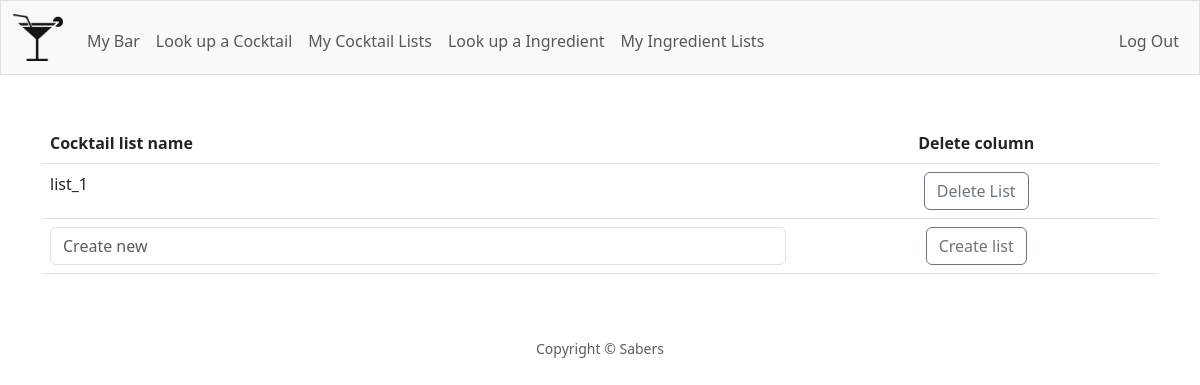
The app's page /cocktail_lists (signed in), older data.
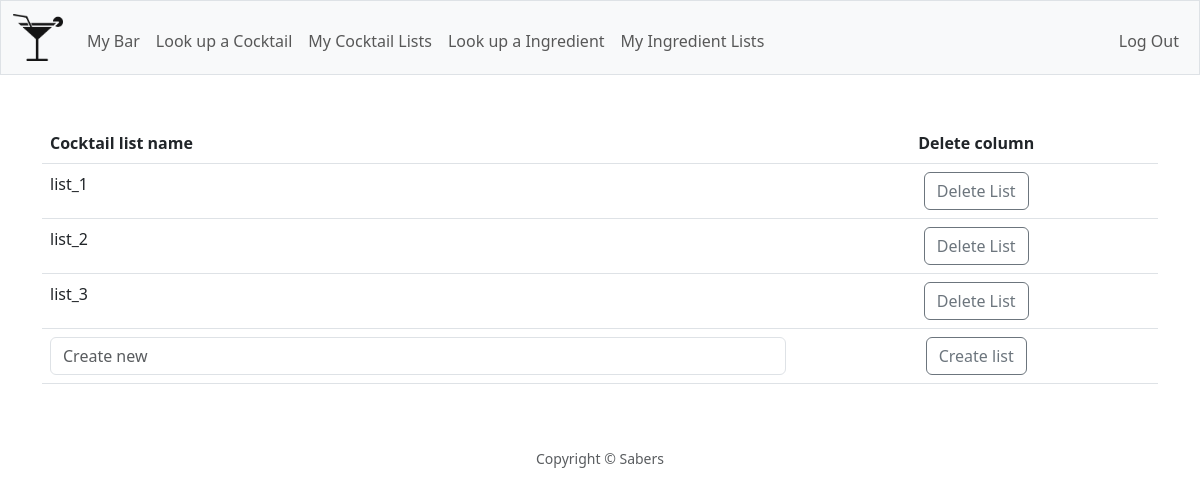
The same page, newer data.
### tables this page shows
CREATE TABLE "list_names" (
	"id"	INTEGER NOT NULL UNIQUE,
	"user_id"	INTEGER NOT NULL,
	"category"	TEXT NOT NULL,
	"name"	TEXT NOT NULL UNIQUE,
	PRIMARY KEY("id" AUTOINCREMENT),
	FOREIGN KEY("user_id") REFERENCES "users"("id")
);

### app.py (the view)
@app.route("/cocktail_lists")
@login_required
def cocktail_lists():
    my_cocktail_lists = db.execute("SELECT * FROM list_names WHERE user_id = ? AND category = 'cocktail'", session["user_id"])
    return render_template("cocktail_lists.html", my_cocktail_lists=my_cocktail_lists)

### app.py (called while the page is built)
@app.after_request
def after_request(response):
    response.headers["Cache-Control"] = "no-cache, no-store, must-revalidate"
    response.headers["Expires"] = 0
    response.headers["Pragma"] = "no-cache"
    return response

### helpers.py (called while the page is built)
def login_required(f):
    @wraps(f)
    def decorated_function(*args, **kwargs):
        if session.get("user_id") is None:
            return redirect("/login")
        return f(*args, **kwargs)
    return decorated_function

### templates/cocktail_lists.html (shortened to what this page needs)
{% extends "layout.html" %}
{% block main %}
    {% if my_cocktail_lists %}
        <table class="table text-start">
            <thead>
                <tr>
                    <th>Cocktail list name</th>
                    <th class="text-center">Delete column</th>
                </tr>
            </thead>
            <tbody>
                {% for list_item in my_cocktail_lists %}
                    <tr>
                        <td>{{ list_item["name"] }}</td>
                        <td class="text-center">
                            <form action="/delete_list" method="post">
                                <button class="btn btn-outline-secondary" type="submit" name="delete_item" value="{{ list_item['name'] }}">Delete List</button>
                            </form>
                        </td>
                    </tr>
                {% endfor %}
                    <tr class="text-center">
                        <form action="/create_list" method="post">
                            <td>
                                <input type="text" class="form-control" placeholder="Create new" aria-label="Type list name" aria-describedby="button-addon2" name="list_name">
                            </td>
                            <td>
                                <button class="btn btn-outline-secondary" type="submit" id="button-addon2">Create list</button>
                            </td>
                        </form>
                    </tr>
            </tbody>
        </table>
    {% endif %}
{% endblock %}

### templates/layout.html (shortened to what this page needs)
<!DOCTYPE html>
<html>
    <head>
        <link href="https://cdn.jsdelivr.net/npm/bootstrap@5.3.0-alpha1/dist/css/bootstrap.min.css" rel="stylesheet">
        <link href="/static/styles.css" rel="stylesheet">
    </head>
    <body>
        <nav class="bg-light border navbar navbar-expand-md navbar-light">
            <div class="container-fluid">
                <a class="navbar-brand" href="/"><img src="/static/cocktail_logo.png" width="50px"></a>
                <div class="collapse navbar-collapse" id="navbar">
                    {% if session["user_id"] %}
                        <ul class="navbar-nav me-auto mt-2">
                            <li class="nav-item"><a class="nav-link" href="/my_bar">My Bar</a></li>
                            <li class="nav-item"><a class="nav-link" href="/cocktail_lookup">Look up a Cocktail</a></li>
                            <li class="nav-item"><a class="nav-link" href="/cocktail_lists">My Cocktail Lists</a></li>
                            <li class="nav-item"><a class="nav-link" href="/ingredient_lookup">Look up a Ingredient</a></li>
                            <li class="nav-item"><a class="nav-link" href="/ingredient_list">My Ingredient Lists</a></li>
                        </ul>
                        <ul class="navbar-nav ms-auto mt-2">
                            <li class="nav-item"><a class="nav-link" href="/logout">Log Out</a></li>
                        </ul>
                    {% else %}
                        <ul class="navbar-nav ms-auto mt-2">
                            <li class="nav-item"><a class="nav-link" href="/register">Register</a></li>
                            <li class="nav-item"><a class="nav-link" href="/login">Log In</a></li>
                        </ul>
                    {% endif %}
                </div>
            </div>
        </nav>
        <main class="container py-5 text-center">
            {% block main %}{% endblock %}
        </main>
        <footer class="mb-5 small text-center text-muted">
            <span>Copyright © Sabers</span>
        </footer>
    </body>
</html>

Row changes from the older to the newer data that the page shows:
added list_names: name "list_2"
added list_names: name "list_3"
